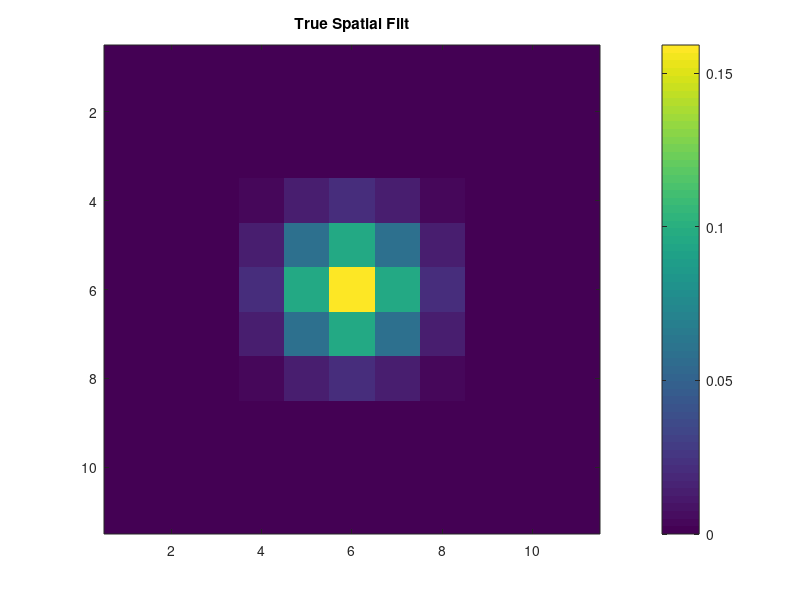

Here is the MATLAB script that generated this plot: (Note: this script raises an error after producing the figure.)
mu = [0 0];

Sigma = [1 0; 0 1];

x1 = -5:1:5; x2 = -5:1:5;
[X1,X2] = meshgrid(x1,x2);
spatial_filt = mvnpdf([X1(:) X2(:)],mu,Sigma);
spatial_filt = reshape(spatial_filt,length(x2),length(x1));

% put zeros in just to eff with it
spatial_filt(1,:) = 0;
spatial_filt(end,:) = 0;
spatial_fitl(:,1) = 0;
spatial_filt(:,end) = 0;



figure
imagesc(spatial_filt);
colorbar
title('True Spatial Filt')

V_th = 5; V_reset = -150; g = 0.05;
gain = 10;
spatial_filt = spatial_filt*gain;
spatial_filt = spatial_filt(:);

%%%DEFINE PARAMETERS
dt=1; %time step ms
t_end=75; %total run time ms
V_spike=70; %value to draw a spike to, when cell spikes

E_L = 0;


%%%DEFINE INITIAL VALUES AND VECTORS TO HOLD RESULTS
t_vect=0:dt:t_end; 

 

%%
%INTEGRATE THE EQUATION tau*dV/dt = -V + E_L + I_e*R_m
spikes = zeros(t_end,num_trials);

clear I_e_vect_mat

voltages_grid = cell(11,11);
spikes_grid = cell(11,11);

for j = 1:num_trials %loop over different I_Stim values

    V_vect=zeros(1,length(t_vect));
    V_plot_vect=zeros(1,length(t_vect));
    V_plot_vect2=zeros(1,length(t_vect));
    lambda = zeros(1,length(t_vect));

    i=1; %index denoting which element of V is being assigned

    V_vect(i)=E_L; %first element of V, i.e. value of V at t=0
    V_plot_vect(i)=V_vect(i); %if no spike, then just plot the actual voltage V
    V_plot_vect2(i)=V_vect(i);

    NumSpikes=0; %holds number of spikes that have occurred

    tao=exprnd(1);
    lambda(i)=log(exp(V_vect(i)-V_th)+1);
    last_spike = 1;

    for t=dt:dt:t_end %loop through values of t in steps of df ms        
        %V_inf = E_L + I_e_vect(i)*R_m;

        V_vect(i+1) = V_vect(i) + ...
            (E_L-V_vect(i) + stims_t_downres(j,i)*spatial_filt(stims_x(j,1)))*g; %Euler's method
%         lambda(i+1)=log(exp(V_vect(i+1)-V_th)+1);
        

        %if statement below says what to do if voltage crosses threshold
%         if sum(lambda(last_spike+1:i+1))>tao %cell spiked
        if V_vect(i+1) > V_th
            V_plot_vect2(i+1) = V_vect(i+1);
            V_vect(i+1)=V_reset; %set voltage back to V_reset
            V_plot_vect(i+1)=V_spike; %set vector that will be plotted to show a spike here

            NumSpikes=NumSpikes+1; %add 1 to the total spike count
            spikes(i,j)=1;
            if last_spike == i+1
                disp('two spikes in a row!!')
                return
            end
            last_spike = i+1;
            tao=exprnd(1);
%             lambda(1:i)=0;
%             lambda(i+1)=log(exp(V_vect(i+1)-V_th)+1);
        else %voltage didn't cross threshold so cell does not spike
            V_plot_vect(i+1)=V_vect(i+1); %plot actual voltage
            V_plot_vect2(i+1) = V_vect(i+1);
%             lambda(i+1)=log(exp(V_vect(i+1)-V_th)+1);
        end
        i=i+1; %add 1 to index,corresponding to moving forward 1 time step
    end    

    [ind1,ind2] = ind2sub([11 11],stims_x(j,1));
    voltages_grid{ind2,ind1} = [voltages_grid{ind2,ind1}; V_plot_vect];
    spikes_grid{ind2,ind1} = [spikes_grid{ind2,ind1}; spikes(:,j)'];

end



spikes_grids = cell(3,1);
voltages_grids = cell(3,1);

for i = 1:3
    spikes_grids{i} = cell(11,11);
    voltages_grids{i} = cell(11,11);
    for j = 1:11
        for k = 1:11
            spikes_grids{i}{j,k} = spikes_grid{j,k}((i-1)*5+1:i*5,:)*70;
            voltages_grids{i}{j,k} = voltages_grid{j,k}((i-1)*5+1:i*5,:);
        end
    end
end

figure;compare_trace_stack_grid(spikes_grids,5,1,[],0,{'raw','detected events'})

spikes_per_location_sim = cell(3,1);
first_spike_latency_sim = cell(3,1);


figure
for m = 1:3

    spikes_per_location_sim{m} = zeros(size(voltages_grids{m}));
    first_spike_latency_sim{m} = zeros(size(voltages_grids{m}));



    for i = 1:size(voltages_grids{m},1)
        for j = 1:size(voltages_grids{m},2)

            spikes_per_location_sim{m}(i,j) = mean(sum(spikes_grids{m}{i,j},2));

            first_spikes_sim = [];

            for k = 1:size(spikes_grids{m}{i,j},1)

                first_spikes_sim = [first_spikes_sim find(spikes_grids{m}{i,j}(k,:),1,'first')];

            end

            first_spike_latency_sim{m}(i,j) = mean(first_spikes_sim);

        end
    end

    subplot(2,3,m)
    imagesc(spikes_per_location_sim{m})
    caxis([0 3])
    colorbar
    title(['Spikes/Location'])

    subplot(2,3,m + 3)
    pcolor([first_spike_latency_sim{m} nan(11,1); nan(1,11+1)]);
    shading flat;
    set(gca, 'ydir', 'reverse');
    caxis([0 30])
    colorbar
    title(['First Spike Time Mean'])
end

colormap hot

%% fit this data

g_vals = [.01:.01:.1];
g_likelihoods = zeros([length(g_vals) 1]);
num_params = 2 + num_spatial_pos;
fits = zeros(length(g_vals),num_params);

spike_count_locations = zeros(sqrt(num_spatial_pos),sqrt(num_spatial_pos));

count = 1;
for i = 1:3
    for l = 1:5
        for j = 1:11
            for k = 1:11

                spike_count_locations(j,k) = spike_count_locations(j,k)...
                    + sum(spikes(:,count));
                count = count + 1;

            end 
        end
    end
end



count = 1;
spike_locs = [];
for j = 1:sqrt(num_spatial_pos)
    for k = 1:sqrt(num_spatial_pos)

        if spike_count_locations(j,k) > 0
            spike_locs = [spike_locs count];
        end
        count = count + 1;
    end
end

num_trials_good = num_trials - num_repeats*num_powers*(num_spatial_pos - length(spike_locs));
bad_trials = [];
for i = 1:num_trials
    if ~any(stims_x(i,1) == spike_locs)
        bad_trials = [bad_trials i];
    end
end

stims_t_downres_noisey = stims_t_downres + normrnd(0,2.5,size(stims_t_downres))
stims_t_downres_trunc = stims_t_downres_noisey;
spikes_trunc = spikes;
stims_t_downres_trunc(bad_trials,:) = [];
spikes_trunc(:,bad_trials) = [];
stims_x_trunc = stims_x;
stims_x_trunc(bad_trials,:) = [];

for g_i = 1:length(g_vals)

        g = g_vals(g_i)
        
        [expg_hyperpol,expg_rheo,expg_stim]=gconv_multidim(stims_t_downres_trunc',spikes_trunc,g);

        full_stim_mat = zeros(trial_length_downres*num_trials_good,num_spatial_pos);

        for i = 1:num_trials_good
            full_stim_mat(1+(i-1)*trial_length_downres:i*trial_length_downres,stims_x_trunc(i,1))...
                = expg_stim(:,i); 
        end

        stim_scale = 1/1;
        full_stim_mat = full_stim_mat*stim_scale;


        full_stim_mat_nozero = full_stim_mat(:,spike_locs);


        link = @(mu) log(exp(mu)-1);  %link = @(mu) mu + log(1-exp(-mu));
        derlink = @(mu) exp(mu)./(exp(mu)-1);
        invlink = @(resp) log(1 + exp(resp));
        F = {link, derlink, invlink};

        [betahat_conv,~,stats_conv]=glmfit([expg_hyperpol(:) full_stim_mat_nozero],spikes_trunc(:),'binomial','link',F);

        disp(['Threshold: ' num2str(-1.0*betahat_conv(1))])
        disp(['Reset: ' num2str(betahat_conv(2))])

        spatial_filt_fit = zeros(num_spatial_pos,1);
        count = 1;
        for i = 1:num_spatial_pos
            if any(i == spike_locs)
                spatial_filt_fit(i) = betahat_conv(count+2);
                count = count + 1;
            end
        end
%         spatial_filt_fit = betahat_conv(3:end);
        
        fits(g_i,1:2) = betahat_conv(1:2);
        fits(g_i,3:end) = spatial_filt_fit;

        % compute ll
        [expg_hyperpol,expg_rheo,expg_stim]=gconv_multidim(stims_t_downres_noisey',spikes,g);
        full_stim_mat = zeros(trial_length_downres*num_trials,num_spatial_pos);

        for i = 1:num_trials_good
            full_stim_mat(1+(i-1)*trial_length_downres:i*trial_length_downres,stims_x(i,1))...
                = expg_stim(:,i); 
        end

        full_stim_mat = full_stim_mat*stim_scale;

        this_mu = betahat_conv(2)*expg_hyperpol(:) + betahat_conv(1) + full_stim_mat*spatial_filt_fit;
        this_lambda = log(exp(this_mu) + 1);
        g_likelihoods(g_i) = -sum(this_lambda) + sum(this_lambda.*spikes(:));

    

        figure; imagesc(reshape(spatial_filt_fit,sqrt(num_spatial_pos),sqrt(num_spatial_pos))')
        title(['g = ' num2str(g) ': Spatial Filter, V_{th} = ' num2str(-1.0*betahat_conv(1)) ', V_{res} = ' num2str(betahat_conv(2))])
        
end

%% re-output spikes

g = .05
betahat_conv = fits(6,:);

%%%DEFINE PARAMETERS
V_reset_sim = betahat_conv(2);
V_th_sim = -betahat_conv(1);
% spatial_filt_sim = zeros(num_spatial_pos,1);
% count = 1;
% for i = 1:num_spatial_pos
%     if any(i == spike_locs)
%         spatial_filt_sim(i) = betahat_conv(count+2);
%         count = count + 1;
%     end
% end
spatial_filt_sim = betahat_conv(3:end);

%%%DEFINE INITIAL VALUES AND VECTORS TO HOLD RESULTS
t_vect=0:dt:t_end; 

gain_sim = 100;
V_reset_sim = V_reset*gain_sim;
V_th_sim = V_th*gain_sim;
spatial_filt_sim = spatial_filt*gain_sim;


%%
%INTEGRATE THE EQUATION tau*dV/dt = -V + E_L + I_e*R_m
spikes_sim = zeros(t_end,num_trials);

clear I_e_vect_mat

voltages_grid_sim = cell(11,11);
spikes_grid_sim = cell(11,11);

for j = 1:num_trials %loop over different I_Stim values

    V_vect=zeros(1,length(t_vect));
    V_plot_vect=zeros(1,length(t_vect));
    V_plot_vect2=zeros(1,length(t_vect));
    lambda = zeros(1,length(t_vect));

    i=1; %index denoting which element of V is being assigned

    V_vect(i)=E_L; %first element of V, i.e. value of V at t=0
    V_plot_vect(i)=V_vect(i); %if no spike, then just plot the actual voltage V
    V_plot_vect2(i)=V_vect(i);

    NumSpikes=0; %holds number of spikes that have occurred

    tao=exprnd(1);
    lambda(i)=log(exp(V_vect(i)-V_th_sim)+1);
    last_spike = 1;

    for t=dt:dt:t_end %loop through values of t in steps of df ms        
        %V_inf = E_L + I_e_vect(i)*R_m;

        V_vect(i+1) = V_vect(i) + ...
            (E_L-V_vect(i) + stims_t_downres(j,i)*spatial_filt_sim(stims_x(j,1)))*g; %Euler's method
        lambda(i+1)=log(exp(V_vect(i+1)-V_th_sim)+1);

        %if statement below says what to do if voltage crosses threshold
        if sum(lambda(last_spike+1:i+1))>tao %cell spiked
            V_plot_vect2(i+1) = V_vect(i+1);
            V_vect(i+1)=V_reset_sim; %set voltage back to V_reset_sim
            V_plot_vect(i+1)=V_spike; %set vector that will be plotted to show a spike here

            NumSpikes=NumSpikes+1; %add 1 to the total spike count
            spikes_sim(i,j)=1;
            if last_spike == i+1
                disp('two spikes in a row!!')
                return
            end
            last_spike = i+1;
            tao=exprnd(1);
%             lambda(1:i)=0;
%             lambda(i+1)=log(exp(V_vect(i+1)-V_th_sim)+1);
        else %voltage didn't cross threshold so cell does not spike
            V_plot_vect(i+1)=V_vect(i+1); %plot actual voltage
            V_plot_vect2(i+1) = V_vect(i+1);
%             lambda(i+1)=log(exp(V_vect(i+1)-V_th_sim)+1);
        end
        i=i+1; %add 1 to index,corresponding to moving forward 1 time step
    end    

    [ind1,ind2] = ind2sub([11 11],stims_x(j,1));
    voltages_grid_sim{ind2,ind1} = [voltages_grid_sim{ind2,ind1}; V_plot_vect];
    spikes_grid_sim{ind2,ind1} = [spikes_grid_sim{ind2,ind1}; spikes_sim(:,j)'];

end

%%


spikes_grids_sim = cell(3,1);
voltages_grids_sim = cell(3,1);

for i = 1:3
    spikes_grids_sim{i} = cell(11,11);
    voltages_grids_sim{i} = cell(11,11);
    for j = 1:11
        for k = 1:11
            spikes_grids_sim{i}{j,k} = spikes_grid_sim{j,k}((i-1)*5+1:i*5,:)*70;
            voltages_grids_sim{i}{j,k} = voltages_grid_sim{j,k}((i-1)*5+1:i*5,:);
        end
    end
end

figure;compare_trace_stack_grid(spikes_grids_sim,5,1,[],0,{'raw','detected events'})

spikes_per_location_simsim = cell(3,1);
first_spike_latency_simsim = cell(3,1);


figure
for m = 1:3

    spikes_per_location_simsim{m} = zeros(size(voltages_grids_sim{m}));
    first_spike_latency_simsim{m} = zeros(size(voltages_grids_sim{m}));



    for i = 1:size(voltages_grids_sim{m},1)
        for j = 1:size(voltages_grids_sim{m},2)

            spikes_per_location_simsim{m}(i,j) = mean(sum(spikes_grids_sim{m}{i,j},2));

            first_spikes_sim = [];

            for k = 1:size(spikes_grids_sim{m}{i,j},1)

                first_spikes_sim = [first_spikes_sim find(spikes_grids_sim{m}{i,j}(k,:),1,'first')];

            end

            first_spike_latency_simsim{m}(i,j) = mean(first_spikes_sim);

        end
    end

    subplot(2,3,m)
    imagesc(spikes_per_location_simsim{m})
    caxis([0 3])
    colorbar
    title(['Spikes/Location'])

    subplot(2,3,m + 3)
    pcolor([first_spike_latency_simsim{m} nan(11,1); nan(1,11+1)]);
    shading flat;
    set(gca, 'ydir', 'reverse');
    caxis([0 30])
    colorbar
    title(['First Spike Time Mean'])
end

colormap hot

